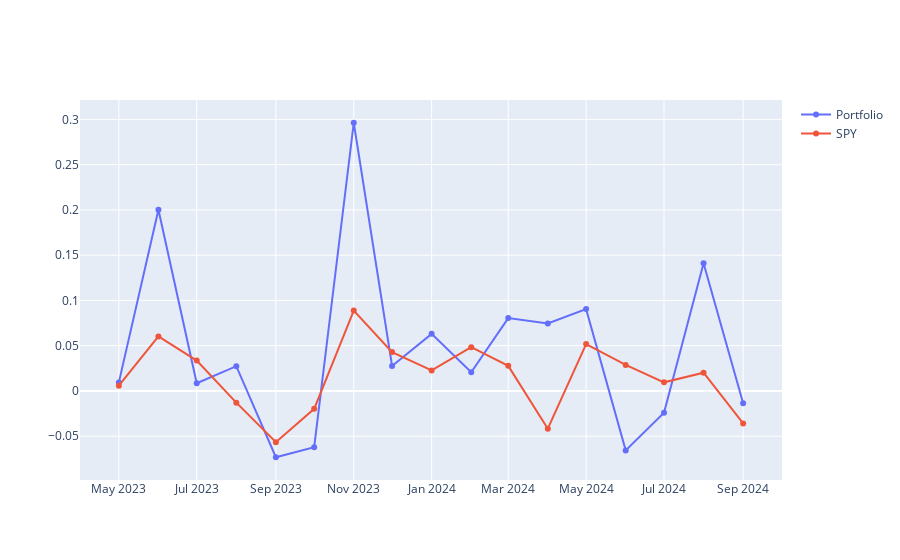

Notebook code cell kept with this figure:
### Code cell
from plotly import graph_objects as go

fig=go.Figure()
fig.add_trace(go.Scatter(x=var_pond.index,y=var_pond['Portfolio'],name='Portfolio'))
fig.add_trace(go.Scatter(x=spy.index,y=spy,name='SPY'))
fig.show()

### Figure 1 — Plotly figure (JSON) as saved in the notebook; plotly's stock layout.template omitted (floating-point values rounded to 4 significant figures)
{"data": [{"name": "Portfolio", "type": "scatter", "x": ["2023-05", "2023-06", "2023-07", "2023-08", "2023-09", "2023-10", "2023-11", "2023-12", "2024-01", "2024-02", "2024-03", "2024-04", "2024-05", "2024-06", "2024-07", "2024-08", "2024-09"], "y": [0.009447, 0.2002, 0.008486, 0.02733, -0.07328, -0.06222, 0.2963, 0.0276, 0.06304, 0.0207, 0.08049, 0.07451, 0.0904, -0.06569, -0.02418, 0.1411, -0.0137]}, {"name": "SPY", "type": "scatter", "x": ["2023-05", "2023-06", "2023-07", "2023-08", "2023-09", "2023-10", "2023-11", "2023-12", "2024-01", "2024-02", "2024-03", "2024-04", "2024-05", "2024-06", "2024-07", "2024-08", "2024-09"], "y": [0.005728, 0.06025, 0.03357, -0.01297, -0.05669, -0.01974, 0.08874, 0.04287, 0.0227, 0.04839, 0.02768, -0.04171, 0.05184, 0.02873, 0.009494, 0.02011, -0.03588]}], "layout": {}}
